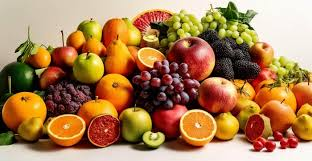
#> input picture meyveler.jpg, 312 x 161 px
$ jupyter execute GoruntuIslemeHafta5.ipynb
#> lines starting #> are read from the running program, lines starting #| are printed output that depends on the picture; after the words box and inside, x2 and y2 are one past the last pixel; in counts of white or black regions, pixels touching at a corner belong together
GoruntuIslemeHafta5

# Kütüphaneler

[cell 1]
from google.colab import files
from PIL import Image
import matplotlib.pyplot as plt
import numpy as np
import cv2 as cv

# Görüntülerle  ilgili işlemler

[cell 2]
# Dosya seç ve yükle
uploaded = files.upload()
#> the answer given: meyveler.jpg

[cell 3]
# Yüklenen dosyayı/resmi açma
for file_name in uploaded.keys():
   imgOrj = Image.open("meyveler.jpg")
#> imgOrj is the input picture: PIL image 312x161 RGB; mean R, G, B 170.4, 127, 83.7

[cell 4]
#görüntünün boyutu
imgOrj.size
#> Out = (312, 161)

[cell 5]
# Renkli Görüntüyü ekranda görüntüleme
plt.imshow(imgOrj)
plt.axis('on')  # Eksenleri aç/kapat
plt.show()

[cell 6]
#bir görüntü okunur.
image = cv.imread('meyveler.jpg')  # Gri tonlamalı görüntüyü yükler.
#image = cv.imread('meyveler.jpg', cv.IMREAD_GRAYSCALE)

# Görüntüyü ekranda görüntüleme
plt.imshow(image)
#plt.imshow(imgOrj, cmap='gray')
plt.axis('on')  # Eksenleri aç/kapat
plt.show()

Bir görüntüyü 2 boyutlu evrişim matrisiyle bulanıklaştırma

[cell 7]
# kernel oluştur (2 boyutlu convolution matris)
kernel1=np.ones((5,5), np.float32)/30

[cell 8]
# 2 boyutlu filtre fonksiyonunu uygula
img=cv.filter2D(src=image, ddepth=-1, kernel=kernel1)

[cell 9]
# Orijinal görüntüyü göster
plt.subplot(1, 2, 1)
plt.title('Orijinal Görüntü')
plt.imshow(image, cmap='gray')
plt.axis('off')

# Blur uygulanmış görüntüyü göster
plt.subplot(1, 2, 2)
plt.title('Kernel Blur Uygulaması')
plt.imshow(img, cmap='gray')
plt.axis('off')

# Görüntüleri göster
plt.tight_layout()
plt.show()
#> figure, not shown here; B, G, R data is drawn as R, G, B

Yumuşatma (Ortalama Alma) Filtresi Maskesi

[cell 10]
'''
Renkli görüntülerle çalışmak için cv2.imread() fonksiyonunda görüntüyü renkli olarak yüklemeniz ve Matplotlib kullanarak doğru renk haritasında göstermeniz gerekiyor.
OpenCV, görüntüleri varsayılan olarak BGR (Blue-Green-Red) formatında yükler, ancak Matplotlib RGB (Red-Green-Blue) formatında çalışır.
Bu nedenle OpenCV'den yüklenen görüntüyü Matplotlib ile göstermek için önce BGR'den RGB'ye dönüştürmeniz gerekir.
'''
#görüntü okumak
image = cv.imread('meyveler.jpg')
#renkli görüntüyü RGB moduna dönüştürmek
imagee= cv.cvtColor(image, cv.COLOR_BGR2RGB)
#blur metodu. 5,5:kernel size (filtrenin boyutu)
im1=cv.blur(imagee,(5,5))
#boxFilter metodu
im2=cv.boxFilter(imagee, -1, (2,2), normalize=True)

'''
cv.boxFilter(imagee, -1, (2,2), normalize=True):
imagee: Giriş görüntüsü. Üzerinde filtreleme yapılacak görüntü.
-1: Çıktı görüntüsünün derinliğini belirtir. Eğer -1 verilirse, giriş görüntüsünün derinliği (yani kanal türü ve bit derinliği) korunur.
(2,2): Kullanılacak filtre boyutu (kernel). Bu durumda 2x2 boyutunda bir kutu filtre uygulanır.
Filtre bu 2x2 bölgenin piksellerinin ortalamasını alarak, ortalama değeri o bölgedeki tüm piksellere atar.
normalize=True: filtreleme sırasında piksel değerlerinin toplamı filtre boyutuna bölünerek normalize edilir (ortalama alınır).
Bu, değerlerin toplama göre normalize edildiği anlamına gelir ve genellikle keskinleştirme yerine yumuşatma için kullanılır.
'''

# Orijinal görüntüyü göster
plt.subplot(1, 3, 1)
plt.title('Orijinal Görüntü')
plt.imshow(imagee)
plt.axis('off')
# Blur uygulanmış görüntüyü göster
plt.subplot(1, 3, 2)
plt.title('Blur Uygulaması')
plt.imshow(im1)
plt.axis('off')
# boxFilter uygulanmış görüntüyü göster
plt.subplot(1, 3, 3)
plt.title('boxFilter Uygulaması')
plt.imshow(im2)
plt.axis('off')
# Görüntüleri göster
plt.tight_layout()
plt.show()

Sıra İstatistiği (Doğrusal Olmayan) Filtreler - Medyan Filtre

[cell 11]
#bir görüntü okunur.
imageSira = cv.imread('brain4.jpg')  # Gri tonlamalı görüntüyü yükler.
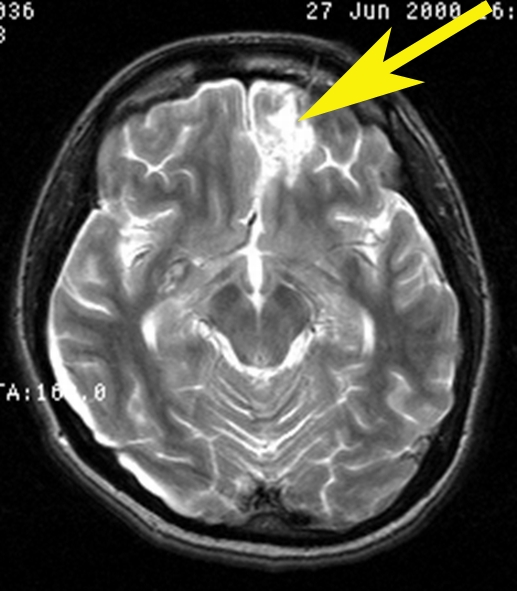
#> input picture brain4.jpg, 517 x 591 px
#> imageSira is the input picture: shape (591, 517, 3); mean B, G, R 75.7, 79.2, 79.4
median=cv.medianBlur(imageSira,5)
compare=np.concatenate((imageSira,median),axis=1)
'''
#cv2.medianBlur(src, dst, ksize)
src - Bu işlem için kaynağı (girdi görüntüsü) temsil eden bir Mat nesnesi.
dst - Bu işlem için hedefi (çıktı görüntüsü) temsil eden bir Mat nesnesi.
ksize - Çekirdeğin boyutunu temsil eden bir Boyut nesnesi.
'''

# Orijinal görüntüyü göster
plt.subplot(1, 2, 1)
plt.title('Orijinal Görüntü')
plt.imshow(imageSira, cmap='gray')
plt.axis('off')

# Blur uygulanmış görüntüyü göster
plt.subplot(1, 2, 2)
plt.title('Median Filtresi Uygulaması')
plt.imshow(compare, cmap='gray')
plt.axis('off')

# Görüntüleri göster
plt.tight_layout()
plt.show()
#> figure, not shown here; B, G, R data is drawn as R, G, B

Sıra İstatistiği (Doğrusal Olmayan) Filtreler - Medyan Filtre -Gürültü Ekleme

[cell 12]
import random

#görüntü okumak
image1 = cv.imread('manzara.jpg')
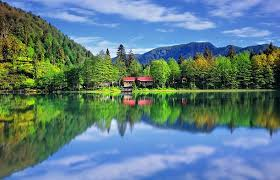
#> input picture manzara.jpg, 280 x 180 px
#> image1 is the input picture: shape (180, 280, 3); mean B, G, R 132.1, 125.7, 94.5
#renkli görüntüyü RGB moduna dönüştürmek
imageOrjinal= cv.cvtColor(image1, cv.COLOR_BGR2RGB)

#görüntü okumak
image1 = cv.imread('manzara.jpg')
#renkli görüntüyü RGB moduna dönüştürmek
img= cv.cvtColor(image1, cv.COLOR_BGR2RGB)

#Görüntüye 200 adet gürültü ekleyelim. bir görüntüye rastgele beyaz gürültü eklemek.
for k in range(0,200):
    i=random.randint(0, img.shape[0]-1)
    j=random.randint(0, img.shape[1]-1)
    img[i,j]=255
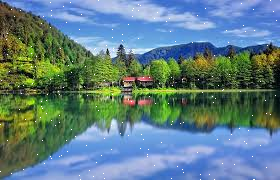
#> img: shape (180, 280, 3); mean R, G, B 95.2, 126.2, 132.6

'''
for k in range(0, 200): Bu döngü, 0'dan 199'a kadar toplamda 200 kez çalışır. Her iterasyonda rastgele bir konum seçilir.
i = random.randint(0, img.shape[0] - 1):
  img.shape[0], görüntünün yüksekliğini (satır sayısını) döndürür.
  random.randint(0, img.shape[0] - 1) fonksiyonu, 0 ile görüntünün yüksekliği arasındaki rastgele bir tamsayı (satır indeksi) üretir.
  Bu, görüntüdeki rastgele bir satır konumunu belirler.
j = random.randint(0, img.shape[1] - 1):
  img.shape[1], görüntünün genişliğini (sütun sayısını) döndürür.
  random.randint(0, img.shape[1] - 1) fonksiyonu, 0 ile görüntünün genişliği arasındaki rastgele bir tamsayı (sütun indeksi) üretir.
  Bu, görüntüdeki rastgele bir sütun konumunu belirler.
img[i, j] = 255:
  Seçilen (i, j) konumundaki piksel değeri 255 olarak ayarlanır.
  Bu, genellikle beyaz bir pikseli temsil eder (gri tonlamalı bir görüntüde).
Sonuç olarak, bu işlem görüntüde 200 rastgele konuma beyaz gürültü ekler.
'''

filtre=cv.medianBlur(img,3)
'''
cv.medianBlur(img, 3):
img: Giriş görüntüsüdür. Üzerinde medyan bulanıklaştırma işlemi yapılacak olan görüntü.
3: Filtre boyutunu belirler. Bu durumda 3x3 boyutunda bir kare (kernel) kullanılır.
  Bu, her bir pikselin etrafındaki 3x3'lük alanı kapsayan bir filtreyi ifade eder.
'''

   # Görüntüleri yan yana göstermek için Matplotlib kullan
plt.figure(figsize=(20, 10))

    # imread ile okunan Orjinal görüntü
plt.subplot(1, 3, 1)
plt.title('BGRdenRGBya dönüştürülmüş Görüntü')
plt.imshow(imageOrjinal)
plt.axis('off')

    # gürültülü görüntü
plt.subplot(1, 3, 2)
plt.title('Gürültülü Görüntü')
plt.imshow(img)
plt.axis('off')

    # Parlaklık artırılmış görüntü
plt.subplot(1, 3, 3)
plt.title('Medyan filtreli Görüntü')
plt.imshow(filtre)
plt.axis('off')

Resmin parlaklığını değiştirmek

[cell 13]
image = cv.imread('meyveler.jpg')

#cv2.cvtColor(): OpenCV, görüntüleri BGR formatında yüklediği için, görüntüleri RGB formatına dönüştürürüz.
#Matplotlib, görüntüleri RGB formatında görüntüler.
image_rgb = cv.cvtColor(image, cv.COLOR_BGR2RGB)

    # Parlaklık artırmak için her piksele 50 ekleyelim. Bir görüntünün parlaklığını 50 birim artırır.
    # NumPy'nin clip fonksiyonu ile değerlerin 0-255 arasında kalmasını sağlıyoruz (görüntüler 8-bit olduğu için bu aralık dışına çıkılmaz).
bright_image = np.clip(image + 50, 0, 255).astype(np.uint8)

    # Parlaklık artırılmış resmi de RGB'ye çevir
bright_image_rgb = cv.cvtColor(bright_image, cv.COLOR_BGR2RGB)

    # Görüntüleri yan yana göstermek için Matplotlib kullan
plt.figure(figsize=(10, 5))

    # imread ile okunan Orjinal görüntü
plt.subplot(1, 3, 1)
plt.title('imread ile okunan Orijinal Görüntü')
plt.imshow(image)
plt.axis('off')

    # BGRdenRGBya dönüştürülmüş görüntü
plt.subplot(1, 3, 2)
plt.title('BGRdenRGBya dönüştürülmüş Görüntü')
plt.imshow(image_rgb)
plt.axis('off')

    # Parlaklık artırılmış görüntü
plt.subplot(1, 3, 3)
plt.title('Parlaklığı Artırılmış Görüntü (50)')
plt.imshow(bright_image_rgb)
plt.axis('off')
#> figure, not shown here; B, G, R data is drawn as R, G, B

Bir resme eşikleme (Thresholding) yapmak

[cell 14]
# Bir görüntü yükle (gri tonlamalı olarak).
image = cv.imread('meyveler.jpg', cv.IMREAD_GRAYSCALE)
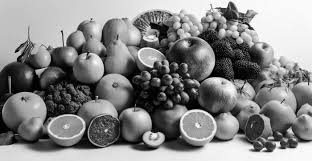
#> image: shape (161, 312); min 0, max 255, mean 134.9

threshold_value = 127 # Basit bir eşik değeri belirleyelim (örneğin 127)
max_value = 255  # Eşik değeri üzerinde olan pikseller bu değere atanacak

    # Eşikleme işlemi uygula. Eşikleme fonksiyonu.
    #Bu fonksiyon, belirtilen eşik değerine göre (bu örnekte 127) görüntüyü ikili (binary) hale getirir.
    #Eğer bir piksel değeri 127'den küçükse 0, büyükse 255 olur.
    #Eşikleme türü cv.THRESH_BINARY ise eşik değeri altında kalan tüm pikseller 0'a (siyah), üstünde kalanlar 255'e (beyaz) dönüştürülür.
_, thresholded_image = cv.threshold(image, threshold_value, max_value, cv.THRESH_BINARY)
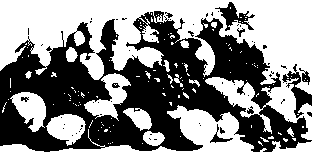
#> thresholded_image: shape (161, 312); 54.8% white; 59 black regions (48 under 20 px), largest, box (x1, y1, x2, y2) and area: (0, 11, 312, 152) 21359, (282, 64, 312, 118) 483, (215, 2, 255, 31) 396

'''
Eşikleme Türleri:
cv2.THRESH_BINARY: Standart ikili eşikleme.
cv2.THRESH_BINARY_INV: Ters ikili eşikleme (eşik altında kalan pikseller 255, üstünde kalanlar 0 olur).
cv2.THRESH_TRUNC: Eşik üzerinde kalan pikseller eşik değerine set edilir, diğerleri olduğu gibi kalır.
cv2.THRESH_TOZERO: Eşik altında kalan pikseller sıfırlanır, diğerleri olduğu gibi kalır.
'''

    # Görüntüleri yan yana göstermek için Matplotlib kullan
plt.figure(figsize=(10, 5))

    # Orijinal gri tonlamalı görüntü
plt.subplot(1, 2, 1)
plt.title('Orijinal Görüntü')
plt.imshow(image, cmap='gray')
plt.axis('off')

    # Eşiklenmiş görüntü
plt.subplot(1, 2, 2)
plt.title('Eşiklenmiş Görüntü')
plt.imshow(thresholded_image, cmap='gray')
plt.axis('off')

plt.tight_layout()
plt.show()

Renkli resim üzerinde, histogram dengeleme olmadan kontrastı artırmak. Alpha ve beta değerleri ile oynayarak kontrastı ve parlaklığı ayarlayabilirsiniz.

[cell 15]
image = cv.imread('meyveler.jpg')

#image_rgb = cv.cvtColor(image, cv.COLOR_BGR2RGB)

# Kontrastı artırmak için doğrusal bir çarpan kullanacağız
alpha = 1.5  # Kontrast çarpanı. Görüntüdeki kontrastı artırmak için kullanılan katsayıdır.
#Bu katsayı 1'in üzerinde olduğunda, kontrast artırılır. Tipik olarak 1.0 ile 3.0 arasında değerler kullanılır.
beta = 0     # Parlaklık ekleme değeri. Tüm piksel değerlerine eklenen sabit bir değerdir.
#Bu kodda parlaklık artırılmıyor (beta = 0), ancak eklemek isterseniz beta'yı artırabilirsiniz.

    # Doğrusal kontrast artırma işlemi (alpha ile çarpma, beta ile toplama)
contrast_image = cv.convertScaleAbs(image, alpha=alpha, beta=beta)
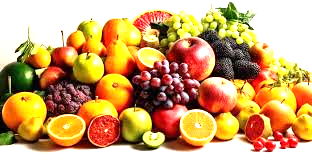
#> contrast_image: shape (161, 312, 3); mean B, G, R 109.5, 164, 205.8
#cv2.convertScaleAbs(): Doğrusal kontrast germe işlemini uygular.
#Bu fonksiyon, her piksel değerine şu işlemi uygular: output_pixel = alpha * input_pixel + beta.
#Aynı zamanda değerleri 0-255 arasında sınırlar.

    # Orijinal resmi BGR'den RGB'ye çevir (Matplotlib ile doğru görüntülemek için)
image_rgb = cv.cvtColor(image, cv.COLOR_BGR2RGB)
contrast_image_rgb = cv.cvtColor(contrast_image, cv.COLOR_BGR2RGB)

    # Görüntüleri yan yana göstermek için Matplotlib kullan
plt.figure(figsize=(10, 5))

    # Orijinal görüntü
plt.subplot(1, 2, 1)
plt.title('Orijinal Görüntü')
plt.imshow(image_rgb)
plt.axis('off')

    # Kontrast artırılmış görüntü
plt.subplot(1, 2, 2)
plt.title('Kontrast Artırılmış Görüntü')
plt.imshow(contrast_image_rgb)
plt.axis('off')

plt.tight_layout()
plt.show()

İki boyutlu korelasyon ve konvolüsyon

[cell 16]
image = cv.imread('dortislem.png')
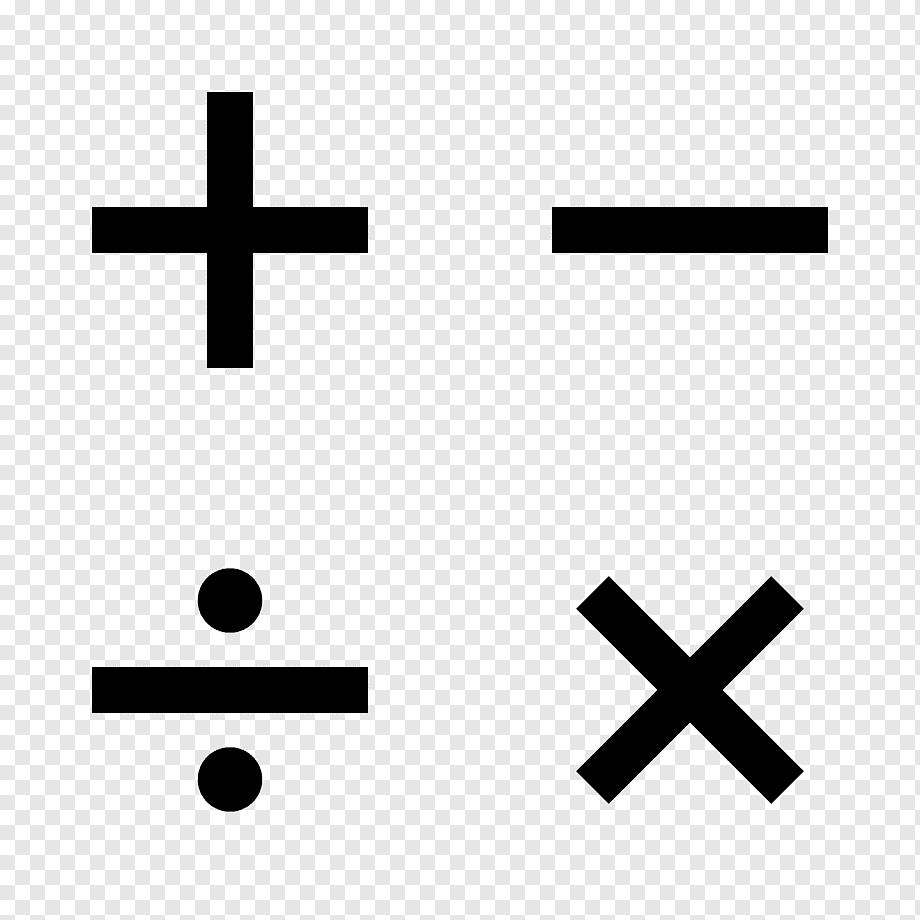
#> input picture dortislem.png, 920 x 920 px
#> image is the input picture: shape (920, 920, 3); min 0, max 255, mean 220

np.array([[-1,2,-1],
          [-1,2,-1],
          [-1,2,-1]])
yatayFiltre=np.array([[-1,-1,-1],
                      [2,2,2],
                      [-1,-1,-1]])
dikeyFiltre=np.array([[-1,2,-1],
                      [-1,2,-1],
                      [-1,2,-1]])
diagFiltre=np.array([[-2,-1,-1],
                      [-1,2,-1],
                      [-1,-1,2]])
kernel2=np.array([[-1,-1,-1],
                  [1,8,-1],
                  [-1,-1,-1]])

filtre=cv.filter2D(src=image, ddepth=-1, kernel=yatayFiltre)
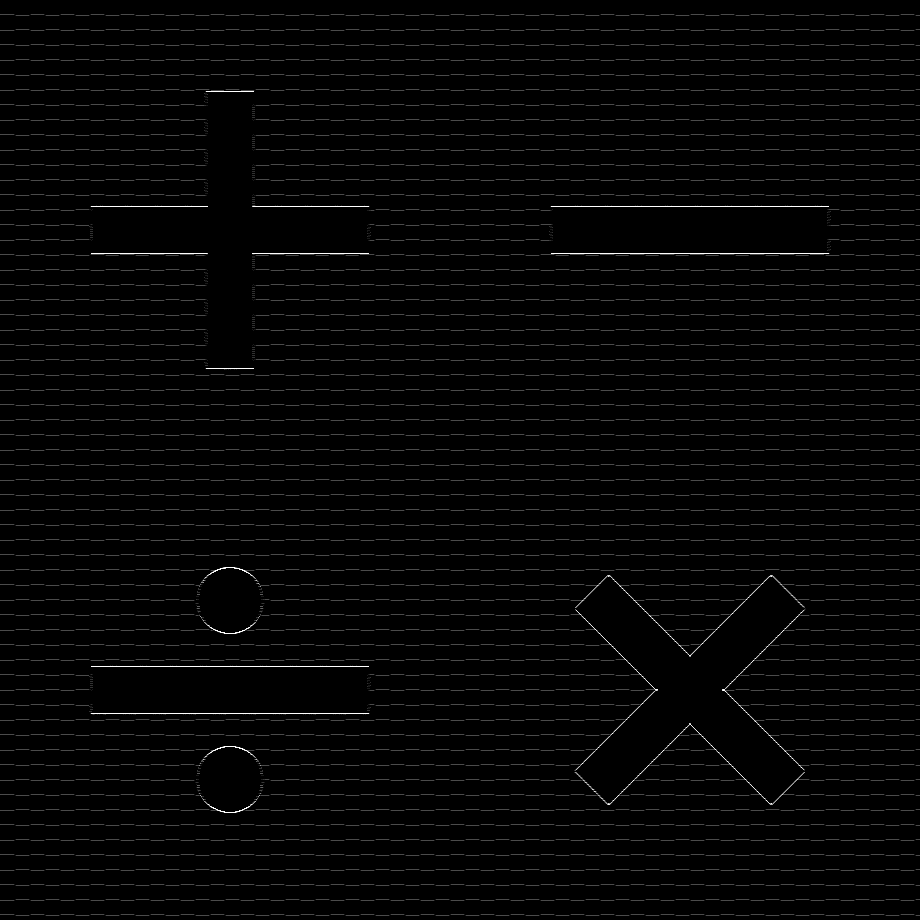
#> filtre: shape (920, 920, 3); min 0, max 255, mean 5
#filtre=cv.filter2D(src=image, ddepth=-1, kernel=dikeyFiltre)
#filtre=cv.filter2D(src=image, ddepth=-1, kernel=diagFiltre)
#filtre=cv.filter2D(src=image, ddepth=-1, kernel=kernel2)

 # Görüntüleri yan yana göstermek için Matplotlib kullan
plt.figure(figsize=(10, 5))

    # Orijinal görüntü
plt.subplot(1, 2, 1)
plt.title('Orijinal Görüntü')
plt.imshow(image)
plt.axis('off')

    # Kontrast artırılmış görüntü
plt.subplot(1, 2, 2)
plt.title('Kontrast Artırılmış Görüntü')
plt.imshow(np.hstack((image,filtre)))
plt.axis('off')

plt.tight_layout()
plt.show()
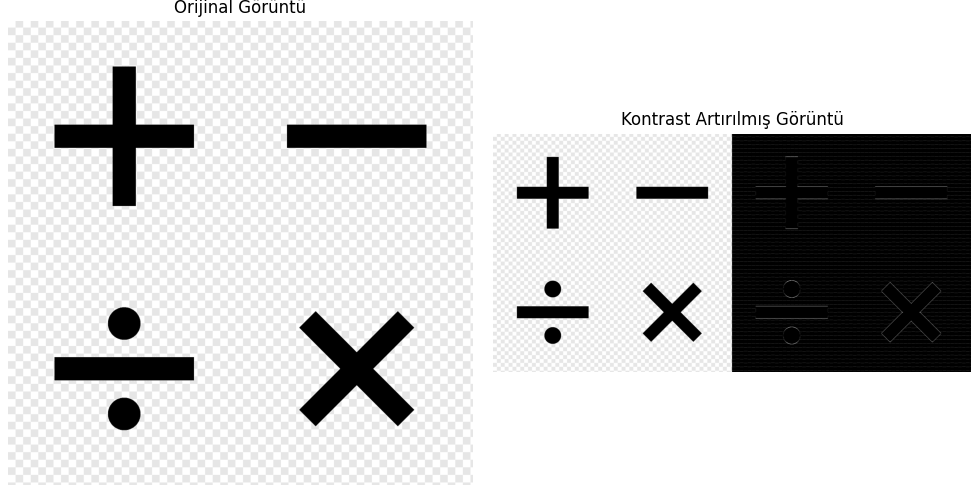
#> figure drawn by matplotlib, 2 panels

Kenar Bulma Filtreleri

[cell 17]
img = cv.imread('meyveler.jpg')

t_lower=50
t_upper=150

edge=cv.Canny(img,t_lower,t_upper)
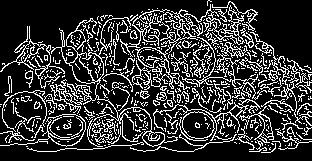
#> edge: shape (161, 312); 21.1% white in thin lines or dots

'''
cv2.Canny(image, T_lower, T_upper, aperture_size, L2Gradient)
Görüntü: Canny filtresinin uygulanacağı girdi görüntüsü
T_lower: Histerezis Eşiklemede alt eşik değeri
T_upper: Histerezis Eşiklemede üst eşik değeri
aperture_size: Sobel filtresinin açıklık boyutu.
L2Gradient: Kenar Gradyanı hesaplamasında daha fazla hassasiyet için kullanılan Boolean parametresi.
'''

# Görüntüleri yan yana göstermek için Matplotlib kullan
plt.figure(figsize=(10, 5))

    # Orijinal görüntü
plt.subplot(1, 2, 1)
plt.title('Orijinal Görüntü')
plt.imshow(img)
plt.axis('off')

    # Kenarları belli olan görüntü
plt.subplot(1, 2, 2)
plt.title('Kenarları Belli Olan Görüntü')
plt.imshow(edge)
plt.axis('off')

plt.tight_layout()
plt.show()
#> figure, not shown here; B, G, R data is drawn as R, G, B
